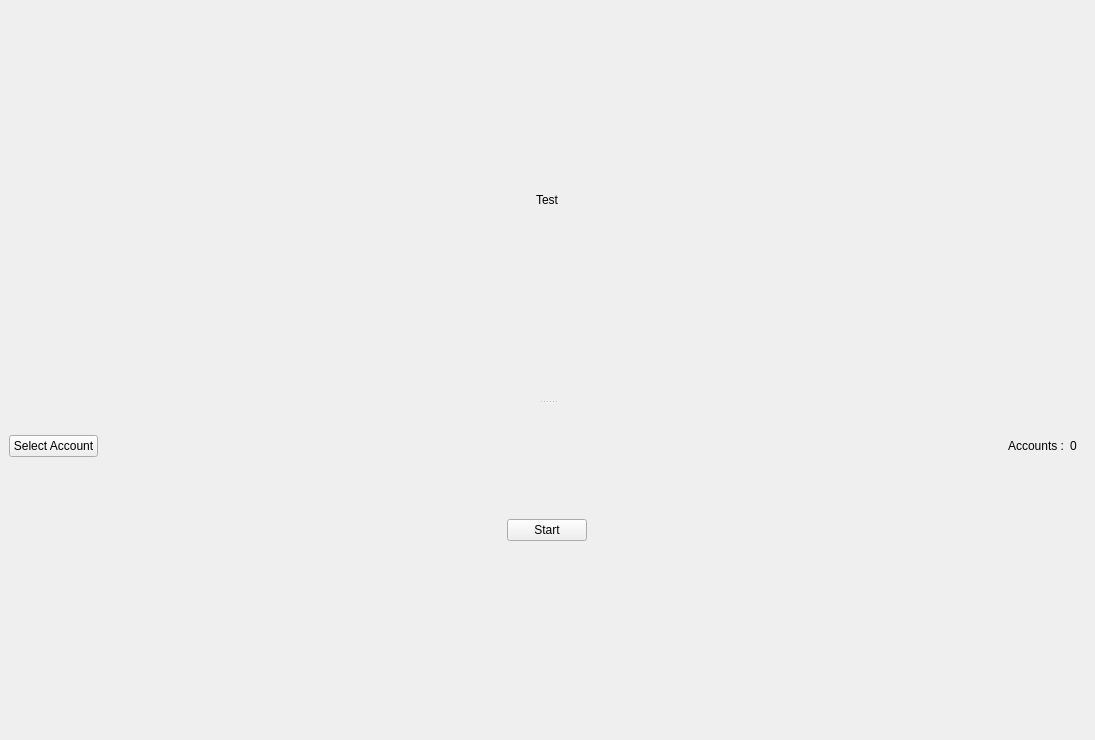
<?xml version="1.0" encoding="UTF-8"?>
<ui version="4.0">
 <class>Form</class>
 <widget class="QWidget" name="Form">
  <property name="geometry">
   <rect>
    <x>0</x>
    <y>0</y>
    <width>1095</width>
    <height>740</height>
   </rect>
  </property>
  <property name="windowTitle">
   <string>Form</string>
  </property>
  <property name="toolTipDuration">
   <number>-1</number>
  </property>
  <layout class="QGridLayout" name="gridLayout">
   <property name="leftMargin">
    <number>0</number>
   </property>
   <property name="topMargin">
    <number>0</number>
   </property>
   <property name="rightMargin">
    <number>0</number>
   </property>
   <property name="bottomMargin">
    <number>0</number>
   </property>
   <property name="spacing">
    <number>0</number>
   </property>
   <item row="0" column="0">
    <widget class="QSplitter" name="splitter">
     <property name="orientation">
      <enum>Qt::Vertical</enum>
     </property>
     <widget class="QWidget" name="widget" native="true">
      <property name="minimumSize">
       <size>
        <width>0</width>
        <height>400</height>
       </size>
      </property>
      <layout class="QHBoxLayout" name="horizontalLayout">
       <property name="spacing">
        <number>0</number>
       </property>
       <property name="leftMargin">
        <number>0</number>
       </property>
       <property name="topMargin">
        <number>0</number>
       </property>
       <property name="rightMargin">
        <number>0</number>
       </property>
       <property name="bottomMargin">
        <number>0</number>
       </property>
       <item alignment="Qt::AlignHCenter">
        <widget class="QWidget" name="widget_3" native="true">
         <layout class="QGridLayout" name="gridLayout_2">
          <item row="0" column="0">
           <widget class="QLabel" name="label">
            <property name="text">
             <string>Test</string>
            </property>
           </widget>
          </item>
         </layout>
        </widget>
       </item>
      </layout>
     </widget>
     <widget class="QWidget" name="widget_4" native="true">
      <layout class="QVBoxLayout" name="verticalLayout">
       <property name="spacing">
        <number>0</number>
       </property>
       <property name="leftMargin">
        <number>0</number>
       </property>
       <property name="topMargin">
        <number>0</number>
       </property>
       <property name="rightMargin">
        <number>0</number>
       </property>
       <property name="bottomMargin">
        <number>0</number>
       </property>
       <item>
        <widget class="QWidget" name="widget_2" native="true">
         <layout class="QVBoxLayout" name="verticalLayout_16">
          <property name="spacing">
           <number>0</number>
          </property>
          <property name="leftMargin">
           <number>0</number>
          </property>
          <property name="topMargin">
           <number>0</number>
          </property>
          <property name="rightMargin">
           <number>0</number>
          </property>
          <property name="bottomMargin">
           <number>0</number>
          </property>
          <item>
           <widget class="QWidget" name="widget_Select" native="true">
            <layout class="QHBoxLayout" name="horizontalLayout_4">
             <item alignment="Qt::AlignLeft">
              <widget class="QPushButton" name="Select_Account">
               <property name="text">
                <string>Select Account</string>
               </property>
              </widget>
             </item>
             <item alignment="Qt::AlignRight">
              <widget class="QWidget" name="widget_5" native="true">
               <layout class="QHBoxLayout" name="horizontalLayout_3">
                <item>
                 <widget class="QLabel" name="Accounts">
                  <property name="text">
                   <string>Accounts :</string>
                  </property>
                 </widget>
                </item>
                <item>
                 <widget class="QLabel" name="Number_Account">
                  <property name="text">
                   <string>0</string>
                  </property>
                 </widget>
                </item>
               </layout>
              </widget>
             </item>
            </layout>
           </widget>
          </item>
          <item alignment="Qt::AlignHCenter|Qt::AlignVCenter">
           <widget class="QPushButton" name="Start">
            <property name="styleSheet">
             <string notr="true">QPushButton:checked{
background-color: rgb(255, 0, 0);
}
</string>
            </property>
            <property name="text">
             <string>Start</string>
            </property>
            <property name="checkable">
             <bool>true</bool>
            </property>
           </widget>
          </item>
         </layout>
        </widget>
       </item>
       <item>
        <widget class="QWidget" name="widget_Info" native="true"/>
       </item>
      </layout>
     </widget>
    </widget>
   </item>
  </layout>
 </widget>
 <resources/>
 <connections/>
</ui>
